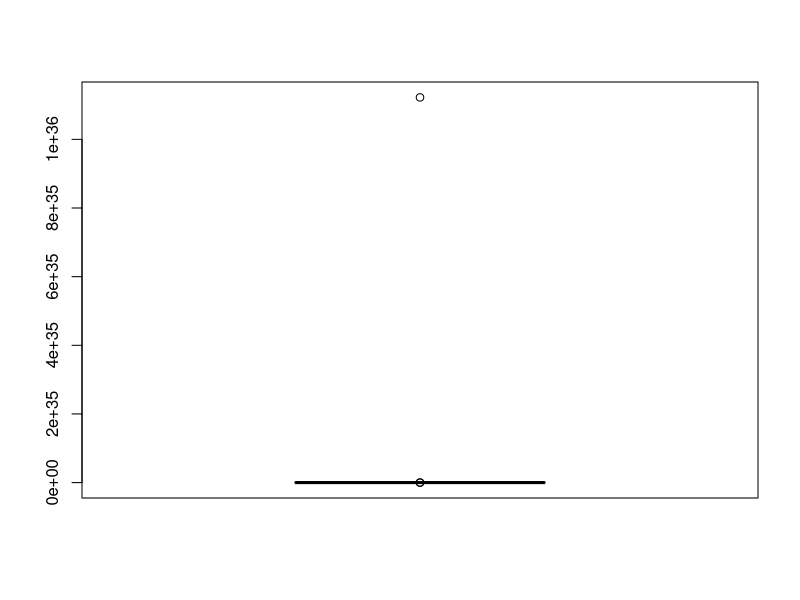
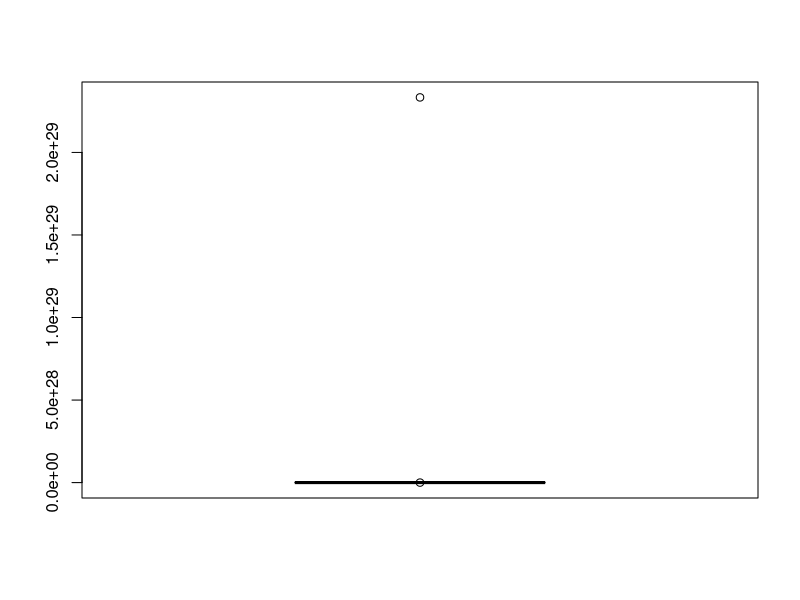
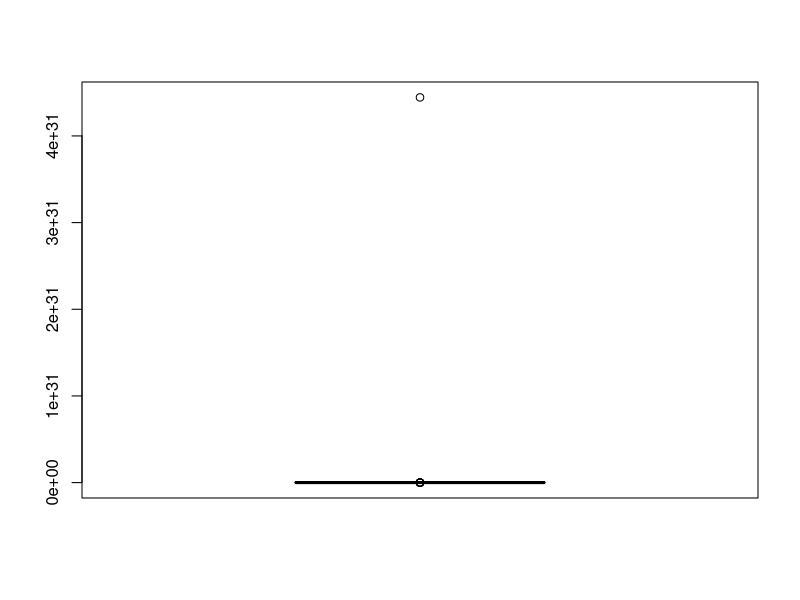
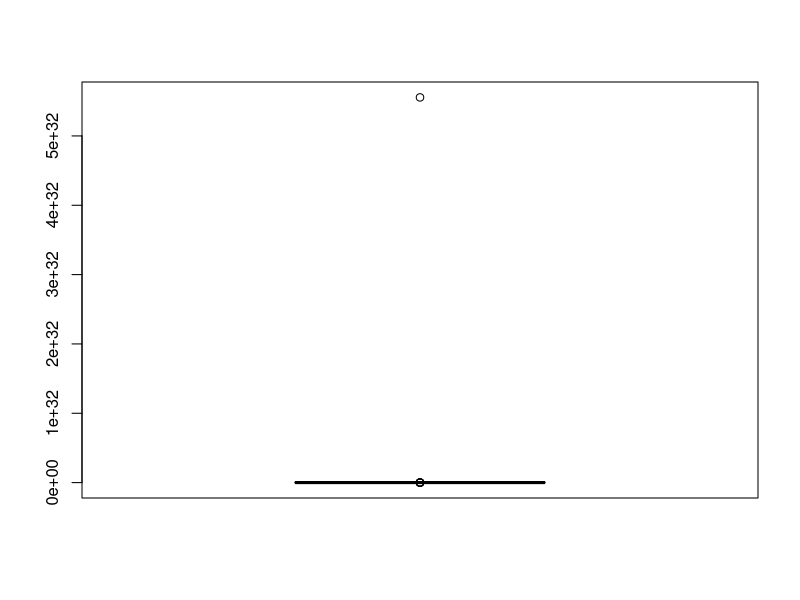
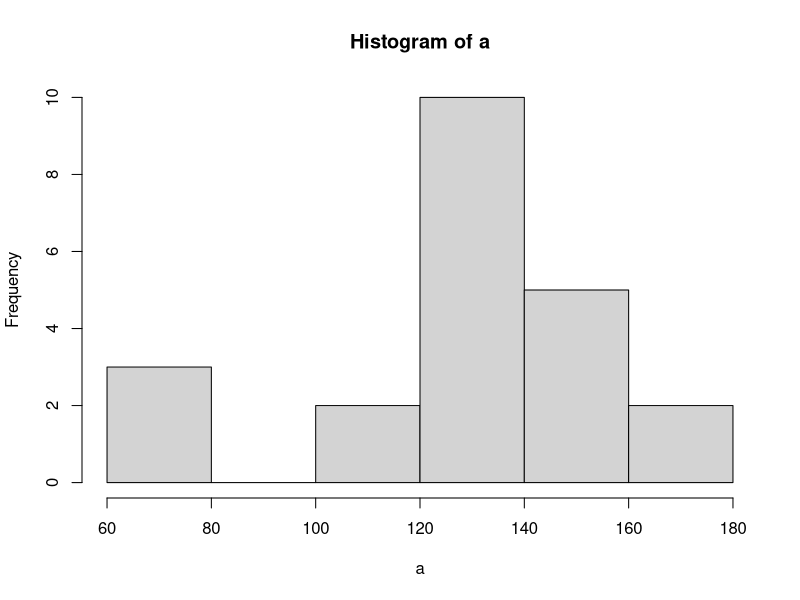

Write the R code that produced these figures, in order.
#2016年11月14日

data<-read.table(file="data/survey2014_student.csv",sep=";",header=T, fileEncoding="GB2312")#data<-read.table(file="data\\survey2014_student.csv",sep=";",header=T, fileEncoding="GB2312")#正常斜杠用两个
#对数据进行处理
##错误
##missing value
##duplicate
##outline
##类型处理

options(digits=3)
options(scipen=4)#取消科学计数法
View(data)
#判断缺失数据
is.na(data)
#统计缺失值个数
sum(is.na(data))

#快速查看数据集是否有问题
lapply(data[,3:6],boxplot)#boxplot(data$weight);hist(data[,5])

##清洗身高异常
dataCleaned<-data[data$high>50 & data$high<200,]#驼峰编码
View(dataCleaned)
dataCleaned<-dataCleaned[dataCleaned$high!=111,]
dataCleaned<-dataCleaned[dataCleaned$mother!=15,]
dataCleaned<-na.omit(dataCleaned)
lapply(dataCleaned[,3:6],summary)#summary(data)#显示每个变量的缺失值数量

#data1=data[complete.cases(data),]




#dataCleaned$bmi<-round(dataCleaned$weight/2/(dataCleaned$high*0.01)^2,1);
dataCleaned$bmi1<-dataCleaned$weight/2/(dataCleaned$high*0.01)^2
a<-dataCleaned[dataCleaned$sex=="男" & dataCleaned$high>=180,"weight"]
hist(a)

dataCleaned$weight<-ifelse(dataCleaned$bmi<15,dataCleaned$weight*2,dataCleaned$weight)
dataCleaned$bmi2<-dataCleaned$weight/2/(dataCleaned$high*0.01)^2
